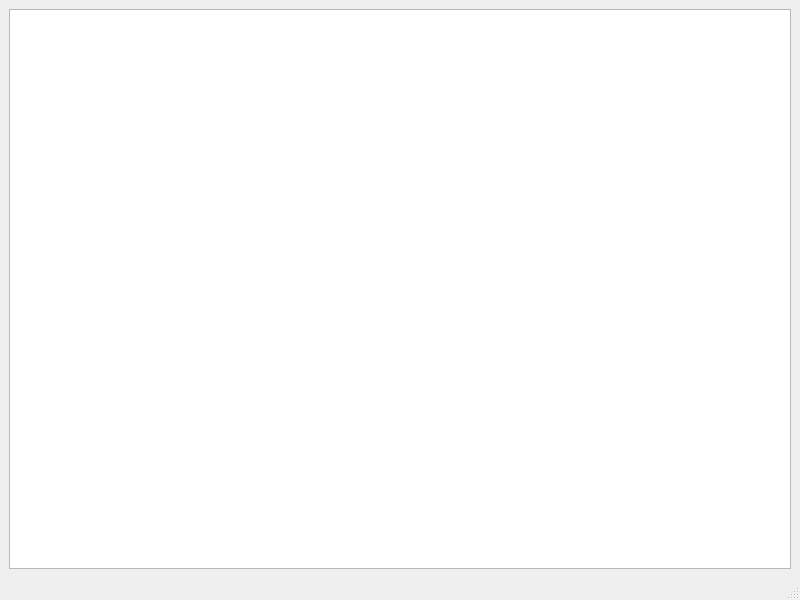
<?xml version="1.0" encoding="UTF-8"?>
<ui version="4.0">
 <class>MainWindow</class>
 <widget class="QMainWindow" name="MainWindow">
  <property name="geometry">
   <rect>
    <x>0</x>
    <y>0</y>
    <width>800</width>
    <height>600</height>
   </rect>
  </property>
  <property name="windowTitle">
   <string>XASM Simulator</string>
  </property>
  <property name="windowIcon">
   <iconset resource="resources.qrc">
    <normaloff>:/rec/resources/icons/cpu.svg</normaloff>:/rec/resources/icons/cpu.svg</iconset>
  </property>
  <widget class="QWidget" name="centralwidget">
   <layout class="QHBoxLayout" name="horizontalLayout">
    <item>
     <widget class="CodeEditor" name="plainTextEdit"/>
    </item>
   </layout>
  </widget>
  <widget class="QMenuBar" name="menubar">
   <property name="geometry">
    <rect>
     <x>0</x>
     <y>0</y>
     <width>800</width>
     <height>22</height>
    </rect>
   </property>
  </widget>
  <widget class="QStatusBar" name="statusbar"/>
  <action name="actionOpen">
   <property name="icon">
    <iconset resource="resources.qrc">
     <normaloff>:/rec/resources/icons/folder.svg</normaloff>:/rec/resources/icons/folder.svg</iconset>
   </property>
   <property name="text">
    <string>Open</string>
   </property>
   <property name="shortcut">
    <string>Ctrl+O</string>
   </property>
  </action>
 </widget>
 <customwidgets>
  <customwidget>
   <class>CodeEditor</class>
   <extends>QPlainTextEdit</extends>
   <header>codeeditor.h</header>
  </customwidget>
 </customwidgets>
 <resources>
  <include location="resources.qrc"/>
 </resources>
 <connections/>
</ui>
